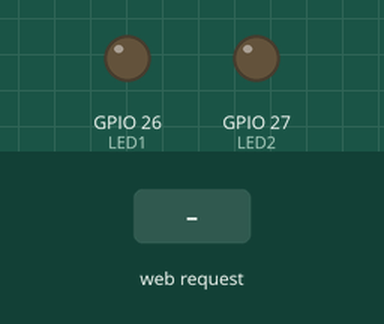
Bench run of a sketch on a simulated ESP32. Shown: output pins drawn as LEDs (lit = HIGH). Inputs (shaded band) come from the test bench. WiFi joins after 1.5 s; servers stay silent unless stated; what the sketch prints to the serial monitor is not drawn.

Above: at 2.7 s.
2.8 s: HTTP request GET /toggle/1 received
At 3.9 s:
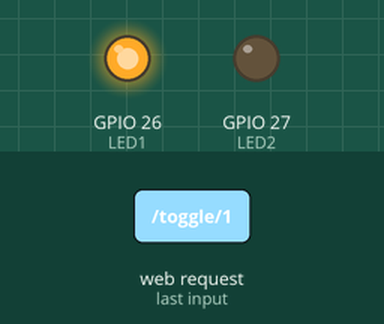
4.3 s: HTTP request GET /toggle/2 received
At 5.0 s:
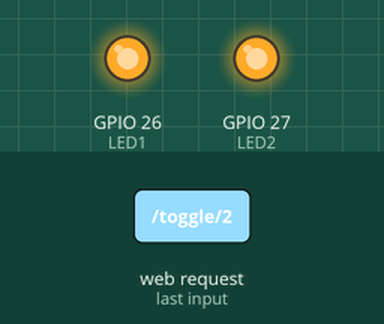
5.8 s: HTTP request GET /toggle/1 received
At 6.1 s:
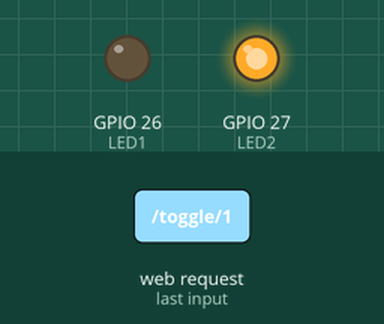
Timing chart, 0 to 8.8 s (numbered marks = the images above; inputs shaded):
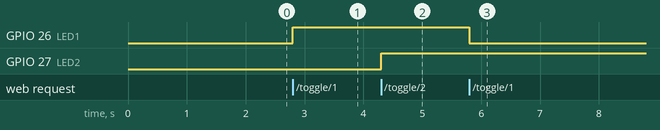

Measured:
- after the input at 2.8 s, GPIO 26 (LED1): LOW → HIGH at once
- after the input at 4.3 s, GPIO 27 (LED2): LOW → HIGH at once
- after the input at 5.8 s, GPIO 26 (LED1): HIGH → LOW at once

The sketch:

esp32_web_server_coding.ino
```cpp
#include <WiFi.h>
#include <WebServer.h>

#define WIFI_SSID "K2HOUSE"
#define WIFI_PASSWORD "House@12"

const int LED1 = 26;
const int LED2 = 27;

bool led1State = false;
bool led2State = false;

WebServer server(80);

void sendHtml() {
  String response = R"rawliteral(
    <!DOCTYPE html>
    <html>
      <head>
        <title>ESP32 Web Server</title>
        <meta name="viewport" content="width=device-width, initial-scale=1">
        <style>
          body { font-family: Arial, sans-serif; text-align: center; margin: 50px; }
          .btn { font-size: 20px; padding: 10px; margin: 10px; cursor: pointer; border: none; }
          .on { background-color: green; color: white; }
          .off { background-color: red; color: white; }
        </style>
      </head>
      <body>
        <h1>ESP32 Web Server</h1>
        <button class="btn LED1_CLASS" onclick="location.href='/toggle/1'">LED 1: LED1_TEXT</button>
        <button class="btn LED2_CLASS" onclick="location.href='/toggle/2'">LED 2: LED2_TEXT</button>
      </body>
    </html>
  )rawliteral";

  response.replace("LED1_TEXT", led1State ? "ON" : "OFF");
  response.replace("LED2_TEXT", led2State ? "ON" : "OFF");
  response.replace("LED1_CLASS", led1State ? "on" : "off");
  response.replace("LED2_CLASS", led2State ? "on" : "off");

  server.send(200, "text/html", response);
}

void setup() {
  Serial.begin(9600);
  pinMode(LED1, OUTPUT);
  pinMode(LED2, OUTPUT);
   Serial.println("outside loop");
  WiFi.begin(WIFI_SSID, WIFI_PASSWORD);
  Serial.print("Connecting to WiFi...");
  while (WiFi.status() != WL_CONNECTED) {
     Serial.println("inside loop");
    delay(500);
    Serial.print(".");
  }

  Serial.println("\nConnected!");
  Serial.print("ESP32 IP Address: ");
  Serial.println(WiFi.localIP());

  server.on("/", sendHtml);
  server.on("/toggle/1", []() {
    led1State = !led1State;
    digitalWrite(LED1, led1State);
    sendHtml();
  });

  server.on("/toggle/2", []() {
    led2State = !led2State;
    digitalWrite(LED2, led2State);
    sendHtml();
  });

  server.begin();
  Serial.println("HTTP server started");
}

void loop() {
  server.handleClient();
}
```
